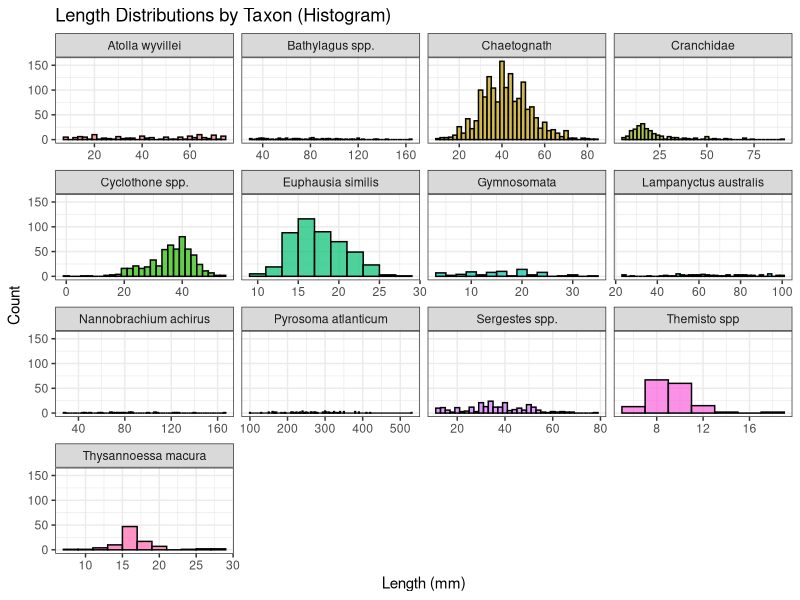
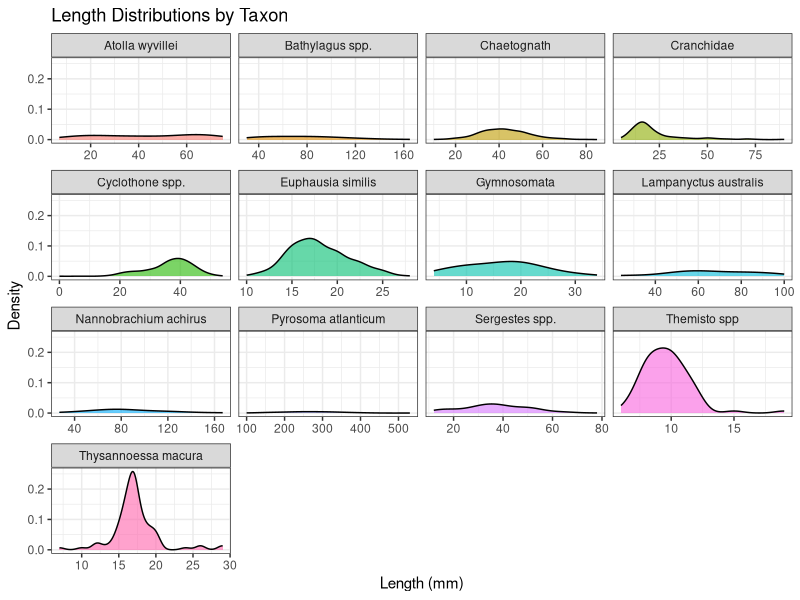
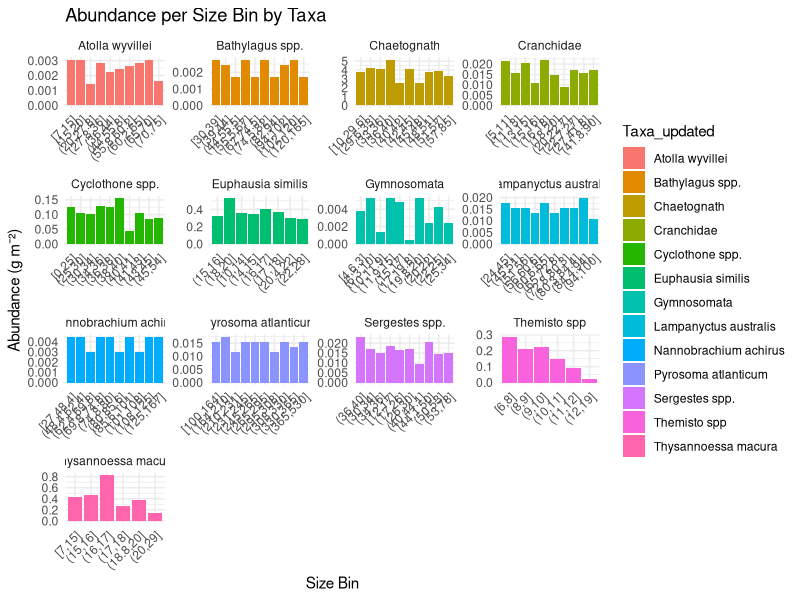

The R source for these figures, in order:
## ---- chunk 1
library(dplyr)
library(ggplot2)
 
rm(list =ls()) # clear memory

Lengths <- read.csv("Input_02_IN2020_V08_Lengths.csv")
Abundance <- read.csv("abundance_av_wc.csv")



Lengths <- Lengths %>% 
  # Filter relevant taxa from either column
  filter(
    Taxa_updated %in% c(
      "Euphausia similis similis", "Sergestes spp.", "Lampanyctus australis", 
      "Nannobrachium achirus", "Cyclothone spp.", "Bathylagus spp.", 
      "Cranchiidae - undifferentiated", "Order Gymnosomata - undifferentiated", 
      "Pyrosoma atlanticum", "Atolla wyvillei"
    ) |
    Species %in% c(
      "Chaetognath", "Themisto", "themisto gudichaudii", 
      "Phylum Chaetognatha - undifferentiated", "Thysanoessa macrura"
    )
  )



Lengths <- Lengths %>%
  mutate(Taxa_updated = if_else(is.na(Taxa_updated), Species, Taxa_updated)) %>% 
    filter(!(Taxa_updated %in% c("Hydromedusa", "Euphausia triacantha")))%>% 
  # Rename Species values
  mutate(
    Taxa_updated = case_when(
      Taxa_updated == "Phylum Chaetognatha - undifferentiated" ~ "Chaetognath",
      Taxa_updated == "Euphausia similis similis" ~ "Euphausia similis",
      Taxa_updated == "Themisto" ~ "Themisto spp",
      Taxa_updated == "Cranchiidae - undifferentiated" ~ "Cranchidae",
      Taxa_updated == "Order Gymnosomata - undifferentiated" ~ "Gymnosomata",
      Taxa_updated == "Themisto gaudichaudii" ~ "Themisto spp", 
      Taxa_updated == "Thysanoessa macrura" ~ "Thysannoessa macura",
      TRUE ~ Taxa_updated
    )
  )


## ---- chunk 2


# 2. Plot histograms (unsmoothed)
ggplot(Lengths, aes(x = Length_mm, fill = Taxa_updated)) +
  geom_histogram(binwidth = 2, color = "black", alpha = 0.7, position = "identity") +
  facet_wrap(~ Taxa_updated, scales = "free_x") +
  theme_bw() +
  labs(x = "Length (mm)", y = "Count", title = "Length Distributions by Taxon (Histogram)") +
  theme(legend.position = "none")

# 2. Plot smooth bell curves by taxon
ggplot(Lengths, aes(x = Length_mm, fill = Taxa_updated)) +
  geom_density(alpha = 0.6, adjust = 1.2) +
  facet_wrap(~ Taxa_updated, scales = "free_x") +
  theme_bw() +
  labs(x = "Length (mm)", y = "Density", title = "Length Distributions by Taxon") +
  theme(legend.position = "none")

## ---- chunk 3

# Function to apply binning safely per group
bin_lengths <- function(df, n_bins = 10) {
  breaks <- quantile(df$Length_mm, probs = seq(0, 1, length.out = n_bins + 1), na.rm = TRUE)
  # Remove duplicate breaks
  breaks <- unique(breaks)
  
  # Only bin if we have at least 2 unique breakpoints
  if (length(breaks) > 1) {
    df$bin <- cut(df$Length_mm, breaks = breaks, include.lowest = TRUE)
  } else {
    df$bin <- factor("all_same_length")  # fallback bin
  }
  return(df)
}

# Apply the function by group
Lengths_binned <- Lengths %>%
  group_by(Taxa_updated) %>%
  group_modify(~ bin_lengths(.x)) %>%
  ungroup() %>%
  group_by(Taxa_updated, bin) %>%
  summarise(count = n(), .groups = "drop") %>%
  group_by(Taxa_updated) %>%
  mutate(proportion = count / sum(count))

# View result
print(Lengths_binned)



## ---- chunk 4
# Join abundance to length-frequency distribution
Abundance_binned <- Lengths_binned %>%
  left_join(Abundance, by = "Taxa_updated") %>%
  mutate(
    abundance_per_bin = proportion * abd_total_gm2_sp
  )

# View result
print(Abundance_binned)


ggplot(Abundance_binned, aes(x = bin, y = abundance_per_bin, fill = Taxa_updated)) +
  geom_bar(stat = "identity", position = "stack") +
  facet_wrap(~ Taxa_updated, scales = "free") +
  labs(
    x = "Size Bin",
    y = "Abundance (g m⁻²)",
    title = "Abundance per Size Bin by Taxa"
  ) +
  theme_minimal() +
  theme(axis.text.x = element_text(angle = 45, hjust = 1))


Abundance_binned <- Abundance_binned %>%
  mutate(
    Taxa_updated = case_when(
      Taxa_updated == "Bathylagus spp." ~ "Bathylagus spp",
      Taxa_updated == "Cyclothone spp." ~ "Cyclothone spp",
      Taxa_updated == "Sergestes spp." ~ "Sergestes spp",
      TRUE ~ Taxa_updated
    )
  )


write.csv(Abundance_binned, "Abundance_persize.csv")

